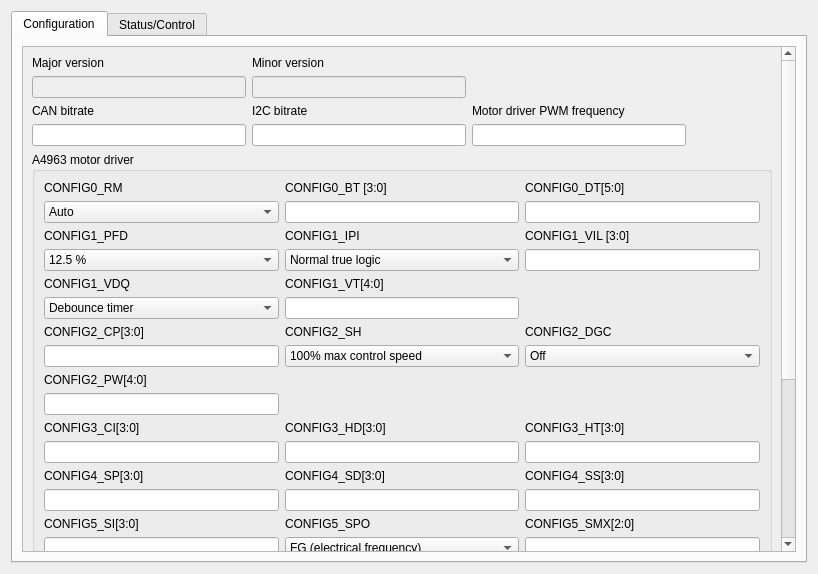
<?xml version="1.0" encoding="UTF-8"?>
<ui version="4.0">
 <class>DialogQuadI</class>
 <widget class="QDialog" name="DialogQuadI">
  <property name="geometry">
   <rect>
    <x>0</x>
    <y>0</y>
    <width>818</width>
    <height>574</height>
   </rect>
  </property>
  <property name="windowTitle">
   <string>Dialog</string>
  </property>
  <layout class="QVBoxLayout" name="verticalLayout">
   <item>
    <layout class="QHBoxLayout" name="horizontalLayout">
     <item>
      <widget class="QTabWidget" name="tabWidget">
       <property name="enabled">
        <bool>true</bool>
       </property>
       <property name="currentIndex">
        <number>0</number>
       </property>
       <widget class="QWidget" name="tab">
        <attribute name="title">
         <string>Configuration</string>
        </attribute>
        <layout class="QHBoxLayout" name="horizontalLayout_2">
         <item>
          <widget class="QScrollArea" name="scrollArea">
           <property name="widgetResizable">
            <bool>true</bool>
           </property>
           <widget class="QWidget" name="scrollAreaWidgetContents">
            <property name="geometry">
             <rect>
              <x>0</x>
              <y>0</y>
              <width>760</width>
              <height>759</height>
             </rect>
            </property>
            <layout class="QGridLayout" name="gridLayout">
             <item row="6" column="2">
              <widget class="QPushButton" name="pushButton_write">
               <property name="text">
                <string>Write config</string>
               </property>
              </widget>
             </item>
             <item row="5" column="0">
              <spacer name="verticalSpacer">
               <property name="orientation">
                <enum>Qt::Vertical</enum>
               </property>
               <property name="sizeHint" stdset="0">
                <size>
                 <width>20</width>
                 <height>40</height>
                </size>
               </property>
              </spacer>
             </item>
             <item row="6" column="3">
              <widget class="QPushButton" name="pushButton_store">
               <property name="text">
                <string>Store config</string>
               </property>
              </widget>
             </item>
             <item row="6" column="0">
              <widget class="QPushButton" name="pushButton_Read">
               <property name="text">
                <string>Read config</string>
               </property>
              </widget>
             </item>
             <item row="1" column="0">
              <widget class="QLineEdit" name="lineEdit_versionMajor">
               <property name="enabled">
                <bool>false</bool>
               </property>
              </widget>
             </item>
             <item row="3" column="0">
              <widget class="QLineEdit" name="lineEdit_CAN_bitrate"/>
             </item>
             <item row="0" column="0">
              <widget class="QLabel" name="label">
               <property name="text">
                <string>Major version</string>
               </property>
              </widget>
             </item>
             <item row="2" column="0">
              <widget class="QLabel" name="label_3">
               <property name="text">
                <string>CAN bitrate</string>
               </property>
              </widget>
             </item>
             <item row="3" column="2">
              <widget class="QLineEdit" name="lineEdit_MotorDriverFreq"/>
             </item>
             <item row="2" column="2">
              <widget class="QLabel" name="label_15">
               <property name="text">
                <string>Motor driver PWM frequency</string>
               </property>
              </widget>
             </item>
             <item row="4" column="0" colspan="4">
              <widget class="QGroupBox" name="groupBox">
               <property name="title">
                <string>A4963 motor driver</string>
               </property>
               <layout class="QGridLayout" name="gridLayout_2">
                <item row="0" column="0">
                 <widget class="QLabel" name="label_4">
                  <property name="text">
                   <string>CONFIG0_RM</string>
                  </property>
                 </widget>
                </item>
                <item row="18" column="2">
                 <widget class="QLabel" name="label_8">
                  <property name="text">
                   <string>CONFIG5_SMX[2:0]</string>
                  </property>
                 </widget>
                </item>
                <item row="18" column="1">
                 <widget class="QLabel" name="label_7">
                  <property name="text">
                   <string>CONFIG5_SPO</string>
                  </property>
                 </widget>
                </item>
                <item row="5" column="1">
                 <widget class="QLineEdit" name="lineEdit_CONFIG1_VT"/>
                </item>
                <item row="3" column="0">
                 <widget class="QComboBox" name="comboBox_CONFIG1_PFD">
                  <item>
                   <property name="text">
                    <string>12.5 %</string>
                   </property>
                  </item>
                  <item>
                   <property name="text">
                    <string>25 %</string>
                   </property>
                  </item>
                 </widget>
                </item>
                <item row="0" column="1">
                 <widget class="QLabel" name="label_5">
                  <property name="text">
                   <string>CONFIG0_BT [3:0]</string>
                  </property>
                 </widget>
                </item>
                <item row="1" column="1">
                 <widget class="QLineEdit" name="lineEdit_CONFIG0_BT"/>
                </item>
                <item row="25" column="1">
                 <widget class="QComboBox" name="comboBox_RUN_BRK">
                  <item>
                   <property name="text">
                    <string>Breake Function Disabled</string>
                   </property>
                  </item>
                  <item>
                   <property name="text">
                    <string>Breake Enabled when PWM inactive</string>
                   </property>
                  </item>
                 </widget>
                </item>
                <item row="10" column="0">
                 <widget class="QLineEdit" name="lineEdit_CONFIG2_PW"/>
                </item>
                <item row="2" column="0">
                 <widget class="QLabel" name="label_9">
                  <property name="text">
                   <string>CONFIG1_PFD</string>
                  </property>
                 </widget>
                </item>
                <item row="4" column="0">
                 <widget class="QLabel" name="label_13">
                  <property name="text">
                   <string>CONFIG1_VDQ</string>
                  </property>
                 </widget>
                </item>
                <item row="7" column="0">
                 <widget class="QLineEdit" name="lineEdit_CONFIG2_CP"/>
                </item>
                <item row="1" column="0">
                 <widget class="QComboBox" name="comboBox_CONFIG0_RM">
                  <item>
                   <property name="text">
                    <string>Auto</string>
                   </property>
                  </item>
                  <item>
                   <property name="text">
                    <string>High</string>
                   </property>
                  </item>
                  <item>
                   <property name="text">
                    <string>Low</string>
                   </property>
                  </item>
                  <item>
                   <property name="text">
                    <string>Off</string>
                   </property>
                  </item>
                 </widget>
                </item>
                <item row="7" column="2">
                 <widget class="QComboBox" name="comboBox_CONFIG2_DGC">
                  <item>
                   <property name="text">
                    <string>Off</string>
                   </property>
                  </item>
                  <item>
                   <property name="text">
                    <string>Active</string>
                   </property>
                  </item>
                 </widget>
                </item>
                <item row="13" column="0">
                 <widget class="QLabel" name="label_22">
                  <property name="text">
                   <string>CONFIG3_CI[3:0]</string>
                  </property>
                 </widget>
                </item>
                <item row="0" column="2">
                 <widget class="QLabel" name="label_6">
                  <property name="text">
                   <string>CONFIG0_DT[5:0]</string>
                  </property>
                 </widget>
                </item>
                <item row="19" column="0">
                 <widget class="QLineEdit" name="lineEdit_CONFIG5_SI"/>
                </item>
                <item row="5" column="0">
                 <widget class="QComboBox" name="comboBox_CONFIG1_VDQ">
                  <item>
                   <property name="text">
                    <string>Debounce timer</string>
                   </property>
                  </item>
                  <item>
                   <property name="text">
                    <string>Window timer</string>
                   </property>
                  </item>
                 </widget>
                </item>
                <item row="14" column="2">
                 <widget class="QLineEdit" name="lineEdit_CONFIG3_HT"/>
                </item>
                <item row="6" column="1">
                 <widget class="QLabel" name="label_18">
                  <property name="text">
                   <string>CONFIG2_SH</string>
                  </property>
                 </widget>
                </item>
                <item row="19" column="1">
                 <widget class="QComboBox" name="comboBox_CONFIG5_SPO">
                  <item>
                   <property name="text">
                    <string>FG (electrical frequency)</string>
                   </property>
                  </item>
                  <item>
                   <property name="text">
                    <string>TACHO (commutation frequency)</string>
                   </property>
                  </item>
                 </widget>
                </item>
                <item row="3" column="1">
                 <widget class="QComboBox" name="comboBox_CONFIG1_IPI">
                  <item>
                   <property name="text">
                    <string>Normal true logic</string>
                   </property>
                  </item>
                  <item>
                   <property name="text">
                    <string>Inverter logic</string>
                   </property>
                  </item>
                 </widget>
                </item>
                <item row="16" column="2">
                 <widget class="QLineEdit" name="lineEdit_CONFIG4_SS"/>
                </item>
                <item row="13" column="1">
                 <widget class="QLabel" name="label_24">
                  <property name="text">
                   <string>CONFIG3_HD[3:0]</string>
                  </property>
                 </widget>
                </item>
                <item row="6" column="2">
                 <widget class="QLabel" name="label_19">
                  <property name="text">
                   <string>CONFIG2_DGC</string>
                  </property>
                 </widget>
                </item>
                <item row="22" column="0">
                 <widget class="QLabel" name="label_17">
                  <property name="text">
                   <string>RUN_CM[1:0]</string>
                  </property>
                 </widget>
                </item>
                <item row="24" column="0">
                 <widget class="QLabel" name="label_23">
                  <property name="text">
                   <string>RUN_RSC</string>
                  </property>
                 </widget>
                </item>
                <item row="25" column="0">
                 <widget class="QComboBox" name="comboBox_RUN_RSC">
                  <item>
                   <property name="text">
                    <string>No restart</string>
                   </property>
                  </item>
                  <item>
                   <property name="text">
                    <string>Allow restart after loss of sync</string>
                   </property>
                  </item>
                 </widget>
                </item>
                <item row="24" column="2">
                 <widget class="QLabel" name="label_29">
                  <property name="text">
                   <string>RUN_DIR</string>
                  </property>
                 </widget>
                </item>
                <item row="13" column="2">
                 <widget class="QLabel" name="label_26">
                  <property name="text">
                   <string>CONFIG3_HT[3:0]</string>
                  </property>
                 </widget>
                </item>
                <item row="19" column="2">
                 <widget class="QLineEdit" name="lineEdit_CONFIG5_SMX"/>
                </item>
                <item row="20" column="0">
                 <widget class="QLabel" name="label_12">
                  <property name="text">
                   <string>CONFIG5_PA[3:0]</string>
                  </property>
                 </widget>
                </item>
                <item row="2" column="2">
                 <widget class="QLabel" name="label_11">
                  <property name="text">
                   <string>CONFIG1_VIL [3:0]</string>
                  </property>
                 </widget>
                </item>
                <item row="26" column="0">
                 <widget class="QLabel" name="label_31">
                  <property name="text">
                   <string>RUN_RUN</string>
                  </property>
                 </widget>
                </item>
                <item row="14" column="1">
                 <widget class="QLineEdit" name="lineEdit_CONFIG3_HD"/>
                </item>
                <item row="9" column="0">
                 <widget class="QLabel" name="label_20">
                  <property name="text">
                   <string>CONFIG2_PW[4:0]</string>
                  </property>
                 </widget>
                </item>
                <item row="16" column="1">
                 <widget class="QLineEdit" name="lineEdit_CONFIG4_SD"/>
                </item>
                <item row="7" column="1">
                 <widget class="QComboBox" name="comboBox_CONFIG2_SH">
                  <item>
                   <property name="text">
                    <string>100% max control speed</string>
                   </property>
                  </item>
                  <item>
                   <property name="text">
                    <string>125% max control speed</string>
                   </property>
                  </item>
                  <item>
                   <property name="text">
                    <string>150% max control speed</string>
                   </property>
                  </item>
                  <item>
                   <property name="text">
                    <string>200% max control speed</string>
                   </property>
                  </item>
                 </widget>
                </item>
                <item row="23" column="0">
                 <widget class="QComboBox" name="comboBox_RUN_CM">
                  <item>
                   <property name="text">
                    <string>Indirect Speed (Duty Cycle)</string>
                   </property>
                  </item>
                  <item>
                   <property name="text">
                    <string>Direct Speed (Duty Cycle)</string>
                   </property>
                  </item>
                  <item>
                   <property name="text">
                    <string>Closed-loop Current</string>
                   </property>
                  </item>
                  <item>
                   <property name="text">
                    <string>Closed-loop Speed</string>
                   </property>
                  </item>
                 </widget>
                </item>
                <item row="16" column="0">
                 <widget class="QLineEdit" name="lineEdit_CONFIG4_SP"/>
                </item>
                <item row="1" column="2">
                 <widget class="QLineEdit" name="lineEdit_CONFIG0_DT"/>
                </item>
                <item row="18" column="0">
                 <widget class="QLabel" name="label_34">
                  <property name="text">
                   <string>CONFIG5_SI[3:0]</string>
                  </property>
                 </widget>
                </item>
                <item row="24" column="1">
                 <widget class="QLabel" name="label_27">
                  <property name="text">
                   <string>RUN_BRK</string>
                  </property>
                 </widget>
                </item>
                <item row="6" column="0">
                 <widget class="QLabel" name="label_16">
                  <property name="text">
                   <string>CONFIG2_CP[3:0]</string>
                  </property>
                 </widget>
                </item>
                <item row="25" column="2">
                 <widget class="QComboBox" name="comboBox_RUN_DIR">
                  <item>
                   <property name="text">
                    <string>Forward</string>
                   </property>
                  </item>
                  <item>
                   <property name="text">
                    <string>Reverse</string>
                   </property>
                  </item>
                 </widget>
                </item>
                <item row="4" column="1">
                 <widget class="QLabel" name="label_14">
                  <property name="text">
                   <string>CONFIG1_VT[4:0]</string>
                  </property>
                 </widget>
                </item>
                <item row="3" column="2">
                 <widget class="QLineEdit" name="lineEdit_CONFIG1_VIL"/>
                </item>
                <item row="23" column="2">
                 <widget class="QLineEdit" name="lineEdit_RUN_DI"/>
                </item>
                <item row="21" column="0">
                 <widget class="QLineEdit" name="lineEdit_CONFIG5_PA"/>
                </item>
                <item row="23" column="1">
                 <widget class="QComboBox" name="comboBox_RUN_ESF">
                  <item>
                   <property name="text">
                    <string>No Stop on Fail. Report Fault</string>
                   </property>
                  </item>
                  <item>
                   <property name="text">
                    <string>Stop on Fail. Report Fault</string>
                   </property>
                  </item>
                 </widget>
                </item>
                <item row="2" column="1">
                 <widget class="QLabel" name="label_10">
                  <property name="text">
                   <string>CONFIG1_IPI</string>
                  </property>
                 </widget>
                </item>
                <item row="15" column="0">
                 <widget class="QLabel" name="label_28">
                  <property name="text">
                   <string>CONFIG4_SP[3:0]</string>
                  </property>
                 </widget>
                </item>
                <item row="15" column="2">
                 <widget class="QLabel" name="label_32">
                  <property name="text">
                   <string>CONFIG4_SS[3:0]</string>
                  </property>
                 </widget>
                </item>
                <item row="14" column="0">
                 <widget class="QLineEdit" name="lineEdit_CONFIG3_CI"/>
                </item>
                <item row="22" column="1">
                 <widget class="QLabel" name="label_21">
                  <property name="text">
                   <string>RUN_ESF</string>
                  </property>
                 </widget>
                </item>
                <item row="15" column="1">
                 <widget class="QLabel" name="label_30">
                  <property name="text">
                   <string>CONFIG4_SD[3:0]</string>
                  </property>
                 </widget>
                </item>
                <item row="22" column="2">
                 <widget class="QLabel" name="label_25">
                  <property name="text">
                   <string>RUN_DI[4:0]</string>
                  </property>
                 </widget>
                </item>
                <item row="27" column="0">
                 <widget class="QComboBox" name="comboBox_RUN_RUN">
                  <item>
                   <property name="text">
                    <string>Disable outputs. Coast motor</string>
                   </property>
                  </item>
                  <item>
                   <property name="text">
                    <string>Start and Run Motor</string>
                   </property>
                  </item>
                 </widget>
                </item>
               </layout>
              </widget>
             </item>
             <item row="2" column="1">
              <widget class="QLabel" name="label_59">
               <property name="text">
                <string>I2C bitrate</string>
               </property>
              </widget>
             </item>
             <item row="0" column="1">
              <widget class="QLabel" name="label_2">
               <property name="text">
                <string>Minor version</string>
               </property>
              </widget>
             </item>
             <item row="1" column="1">
              <widget class="QLineEdit" name="lineEdit_versionMinor">
               <property name="enabled">
                <bool>false</bool>
               </property>
              </widget>
             </item>
             <item row="3" column="1">
              <widget class="QLineEdit" name="lineEdit_I2C_bitrate"/>
             </item>
            </layout>
           </widget>
          </widget>
         </item>
        </layout>
       </widget>
       <widget class="QWidget" name="tab_2">
        <attribute name="title">
         <string>Status/Control</string>
        </attribute>
        <layout class="QHBoxLayout" name="horizontalLayout_3">
         <item>
          <widget class="QScrollArea" name="scrollArea_2">
           <property name="widgetResizable">
            <bool>true</bool>
           </property>
           <widget class="QWidget" name="scrollAreaWidgetContents_2">
            <property name="geometry">
             <rect>
              <x>0</x>
              <y>0</y>
              <width>774</width>
              <height>506</height>
             </rect>
            </property>
            <layout class="QGridLayout" name="gridLayout_3">
             <item row="5" column="0">
              <spacer name="verticalSpacer_3">
               <property name="orientation">
                <enum>Qt::Vertical</enum>
               </property>
               <property name="sizeType">
                <enum>QSizePolicy::Fixed</enum>
               </property>
               <property name="sizeHint" stdset="0">
                <size>
                 <width>20</width>
                 <height>10</height>
                </size>
               </property>
              </spacer>
             </item>
             <item row="3" column="2">
              <widget class="QLabel" name="label_36">
               <property name="text">
                <string>Status Byte 3</string>
               </property>
              </widget>
             </item>
             <item row="16" column="1">
              <widget class="QLabel" name="label_52">
               <property name="text">
                <string>Motor PWM2</string>
               </property>
              </widget>
             </item>
             <item row="8" column="1">
              <widget class="QLCDNumber" name="lcdNumber_AccelRawY">
               <property name="frameShadow">
                <enum>QFrame::Sunken</enum>
               </property>
               <property name="digitCount">
                <number>8</number>
               </property>
               <property name="segmentStyle">
                <enum>QLCDNumber::Flat</enum>
               </property>
               <property name="value" stdset="0">
                <double>0.000000000000000</double>
               </property>
              </widget>
             </item>
             <item row="12" column="0">
              <spacer name="verticalSpacer_7">
               <property name="orientation">
                <enum>Qt::Vertical</enum>
               </property>
               <property name="sizeType">
                <enum>QSizePolicy::Fixed</enum>
               </property>
               <property name="sizeHint" stdset="0">
                <size>
                 <width>20</width>
                 <height>10</height>
                </size>
               </property>
              </spacer>
             </item>
             <item row="18" column="0">
              <spacer name="verticalSpacer_2">
               <property name="orientation">
                <enum>Qt::Vertical</enum>
               </property>
               <property name="sizeHint" stdset="0">
                <size>
                 <width>20</width>
                 <height>40</height>
                </size>
               </property>
              </spacer>
             </item>
             <item row="3" column="0">
              <widget class="QLabel" name="label_33">
               <property name="text">
                <string>Status Byte 1</string>
               </property>
              </widget>
             </item>
             <item row="4" column="3">
              <widget class="QLineEdit" name="lineEdit_Status_Byte_4">
               <property name="enabled">
                <bool>false</bool>
               </property>
              </widget>
             </item>
             <item row="4" column="2">
              <widget class="QLineEdit" name="lineEdit_Status_Byte_3">
               <property name="enabled">
                <bool>false</bool>
               </property>
              </widget>
             </item>
             <item row="4" column="4">
              <widget class="QLineEdit" name="lineEdit_Status_Byte_5">
               <property name="enabled">
                <bool>false</bool>
               </property>
              </widget>
             </item>
             <item row="17" column="0">
              <widget class="QDoubleSpinBox" name="doubleSpinBox_Motor1">
               <property name="enabled">
                <bool>false</bool>
               </property>
               <property name="maximum">
                <double>100.000000000000000</double>
               </property>
              </widget>
             </item>
             <item row="8" column="0">
              <widget class="QLCDNumber" name="lcdNumber_AccelRawX">
               <property name="frameShadow">
                <enum>QFrame::Sunken</enum>
               </property>
               <property name="smallDecimalPoint">
                <bool>false</bool>
               </property>
               <property name="digitCount">
                <number>8</number>
               </property>
               <property name="mode">
                <enum>QLCDNumber::Dec</enum>
               </property>
               <property name="segmentStyle">
                <enum>QLCDNumber::Flat</enum>
               </property>
               <property name="value" stdset="0">
                <double>0.000000000000000</double>
               </property>
              </widget>
             </item>
             <item row="8" column="5">
              <widget class="QLCDNumber" name="lcdNumber_GyroRawZ">
               <property name="frameShadow">
                <enum>QFrame::Sunken</enum>
               </property>
               <property name="digitCount">
                <number>8</number>
               </property>
               <property name="segmentStyle">
                <enum>QLCDNumber::Flat</enum>
               </property>
               <property name="value" stdset="0">
                <double>0.000000000000000</double>
               </property>
              </widget>
             </item>
             <item row="8" column="2">
              <widget class="QLCDNumber" name="lcdNumber_AccelRawZ">
               <property name="frameShadow">
                <enum>QFrame::Sunken</enum>
               </property>
               <property name="digitCount">
                <number>8</number>
               </property>
               <property name="segmentStyle">
                <enum>QLCDNumber::Flat</enum>
               </property>
               <property name="value" stdset="0">
                <double>0.000000000000000</double>
               </property>
              </widget>
             </item>
             <item row="6" column="0">
              <widget class="QLabel" name="AccelRaw">
               <property name="text">
                <string>Accel Raw X</string>
               </property>
              </widget>
             </item>
             <item row="1" column="0" colspan="2">
              <widget class="QCheckBox" name="checkBox_HWT">
               <property name="enabled">
                <bool>true</bool>
               </property>
               <property name="text">
                <string>Hardware Test</string>
               </property>
               <property name="checkable">
                <bool>true</bool>
               </property>
              </widget>
             </item>
             <item row="6" column="1">
              <widget class="QLabel" name="label_40">
               <property name="text">
                <string>Accel Raw Y</string>
               </property>
              </widget>
             </item>
             <item row="4" column="5">
              <widget class="QLineEdit" name="lineEdit_Status_Byte_6">
               <property name="enabled">
                <bool>false</bool>
               </property>
              </widget>
             </item>
             <item row="6" column="4">
              <widget class="QLabel" name="label_43">
               <property name="text">
                <string>Gyro Raw Y</string>
               </property>
              </widget>
             </item>
             <item row="6" column="5">
              <widget class="QLabel" name="label_44">
               <property name="text">
                <string>Gyro Raw Z</string>
               </property>
              </widget>
             </item>
             <item row="8" column="4">
              <widget class="QLCDNumber" name="lcdNumber_GyroRawY">
               <property name="frameShadow">
                <enum>QFrame::Sunken</enum>
               </property>
               <property name="digitCount">
                <number>8</number>
               </property>
               <property name="segmentStyle">
                <enum>QLCDNumber::Flat</enum>
               </property>
               <property name="value" stdset="0">
                <double>0.000000000000000</double>
               </property>
              </widget>
             </item>
             <item row="8" column="3">
              <widget class="QLCDNumber" name="lcdNumber_GyroRawX">
               <property name="frameShadow">
                <enum>QFrame::Sunken</enum>
               </property>
               <property name="digitCount">
                <number>8</number>
               </property>
               <property name="segmentStyle">
                <enum>QLCDNumber::Flat</enum>
               </property>
               <property name="value" stdset="0">
                <double>0.000000000000000</double>
               </property>
              </widget>
             </item>
             <item row="6" column="3">
              <widget class="QLabel" name="label_42">
               <property name="text">
                <string>Gyro Raw X</string>
               </property>
              </widget>
             </item>
             <item row="6" column="2">
              <widget class="QLabel" name="label_41">
               <property name="text">
                <string>Accel Raw Z</string>
               </property>
              </widget>
             </item>
             <item row="0" column="0">
              <widget class="QLabel" name="label_45">
               <property name="text">
                <string>Ticks</string>
               </property>
              </widget>
             </item>
             <item row="1" column="2" colspan="2">
              <widget class="QCheckBox" name="checkBox_Control">
               <property name="enabled">
                <bool>true</bool>
               </property>
               <property name="text">
                <string>Control</string>
               </property>
               <property name="checkable">
                <bool>true</bool>
               </property>
              </widget>
             </item>
             <item row="10" column="0">
              <widget class="QLabel" name="label_46">
               <property name="text">
                <string>Compass Raw X</string>
               </property>
              </widget>
             </item>
             <item row="0" column="1">
              <widget class="QLineEdit" name="lineEdit_Ticks">
               <property name="enabled">
                <bool>false</bool>
               </property>
              </widget>
             </item>
             <item row="10" column="1">
              <widget class="QLabel" name="label_47">
               <property name="text">
                <string>Compass Raw Y</string>
               </property>
              </widget>
             </item>
             <item row="10" column="2">
              <widget class="QLabel" name="label_48">
               <property name="text">
                <string>Compass Raw Z</string>
               </property>
              </widget>
             </item>
             <item row="11" column="1">
              <widget class="QLCDNumber" name="lcdNumber_CompassRawY">
               <property name="frameShadow">
                <enum>QFrame::Sunken</enum>
               </property>
               <property name="digitCount">
                <number>8</number>
               </property>
               <property name="segmentStyle">
                <enum>QLCDNumber::Flat</enum>
               </property>
               <property name="value" stdset="0">
                <double>0.000000000000000</double>
               </property>
              </widget>
             </item>
             <item row="1" column="4" colspan="2">
              <widget class="QCheckBox" name="checkBox_ParamMode">
               <property name="enabled">
                <bool>true</bool>
               </property>
               <property name="text">
                <string>Parametrization mode</string>
               </property>
               <property name="checkable">
                <bool>true</bool>
               </property>
              </widget>
             </item>
             <item row="11" column="0">
              <widget class="QLCDNumber" name="lcdNumber_CompassRawX">
               <property name="frameShadow">
                <enum>QFrame::Sunken</enum>
               </property>
               <property name="digitCount">
                <number>8</number>
               </property>
               <property name="segmentStyle">
                <enum>QLCDNumber::Flat</enum>
               </property>
               <property name="value" stdset="0">
                <double>0.000000000000000</double>
               </property>
              </widget>
             </item>
             <item row="3" column="5">
              <widget class="QLabel" name="label_39">
               <property name="text">
                <string>Status Byte 6</string>
               </property>
              </widget>
             </item>
             <item row="16" column="2">
              <widget class="QLabel" name="label_53">
               <property name="text">
                <string>Motor PWM 3</string>
               </property>
              </widget>
             </item>
             <item row="4" column="0">
              <widget class="QLineEdit" name="lineEdit_Status_Byte_1">
               <property name="enabled">
                <bool>false</bool>
               </property>
              </widget>
             </item>
             <item row="9" column="0">
              <spacer name="verticalSpacer_4">
               <property name="orientation">
                <enum>Qt::Vertical</enum>
               </property>
               <property name="sizeType">
                <enum>QSizePolicy::Fixed</enum>
               </property>
               <property name="sizeHint" stdset="0">
                <size>
                 <width>20</width>
                 <height>10</height>
                </size>
               </property>
              </spacer>
             </item>
             <item row="2" column="0">
              <spacer name="verticalSpacer_5">
               <property name="orientation">
                <enum>Qt::Vertical</enum>
               </property>
               <property name="sizeType">
                <enum>QSizePolicy::Fixed</enum>
               </property>
               <property name="sizeHint" stdset="0">
                <size>
                 <width>20</width>
                 <height>10</height>
                </size>
               </property>
              </spacer>
             </item>
             <item row="13" column="1">
              <widget class="QLabel" name="label_56">
               <property name="text">
                <string>RC Yaw</string>
               </property>
              </widget>
             </item>
             <item row="4" column="1">
              <widget class="QLineEdit" name="lineEdit_Status_Byte_2">
               <property name="enabled">
                <bool>false</bool>
               </property>
              </widget>
             </item>
             <item row="3" column="4">
              <widget class="QLabel" name="label_38">
               <property name="text">
                <string>Status Byte 5</string>
               </property>
              </widget>
             </item>
             <item row="3" column="1">
              <widget class="QLabel" name="label_35">
               <property name="text">
                <string>Status Byte 2</string>
               </property>
              </widget>
             </item>
             <item row="13" column="2">
              <widget class="QLabel" name="label_57">
               <property name="text">
                <string>RC Pitch</string>
               </property>
              </widget>
             </item>
             <item row="3" column="3">
              <widget class="QLabel" name="label_37">
               <property name="text">
                <string>Status Byte 4</string>
               </property>
              </widget>
             </item>
             <item row="13" column="3">
              <widget class="QLabel" name="label_58">
               <property name="text">
                <string>RC Roll</string>
               </property>
              </widget>
             </item>
             <item row="17" column="2">
              <widget class="QDoubleSpinBox" name="doubleSpinBox_Motor3">
               <property name="enabled">
                <bool>false</bool>
               </property>
               <property name="maximum">
                <double>100.000000000000000</double>
               </property>
              </widget>
             </item>
             <item row="16" column="3">
              <widget class="QLabel" name="label_54">
               <property name="text">
                <string>Motor PWM 4</string>
               </property>
              </widget>
             </item>
             <item row="17" column="3">
              <widget class="QDoubleSpinBox" name="doubleSpinBox_Motor4">
               <property name="enabled">
                <bool>false</bool>
               </property>
               <property name="maximum">
                <double>100.000000000000000</double>
               </property>
              </widget>
             </item>
             <item row="13" column="0">
              <widget class="QLabel" name="label_55">
               <property name="text">
                <string>RC Gas</string>
               </property>
              </widget>
             </item>
             <item row="16" column="0">
              <widget class="QLabel" name="label_51">
               <property name="text">
                <string>Motor PWM 1</string>
               </property>
              </widget>
             </item>
             <item row="15" column="0">
              <spacer name="verticalSpacer_6">
               <property name="orientation">
                <enum>Qt::Vertical</enum>
               </property>
               <property name="sizeType">
                <enum>QSizePolicy::Fixed</enum>
               </property>
               <property name="sizeHint" stdset="0">
                <size>
                 <width>20</width>
                 <height>10</height>
                </size>
               </property>
              </spacer>
             </item>
             <item row="17" column="1">
              <widget class="QDoubleSpinBox" name="doubleSpinBox_Motor2">
               <property name="enabled">
                <bool>false</bool>
               </property>
               <property name="maximum">
                <double>100.000000000000000</double>
               </property>
              </widget>
             </item>
             <item row="11" column="2">
              <widget class="QLCDNumber" name="lcdNumber_CompassRawZ">
               <property name="frameShadow">
                <enum>QFrame::Sunken</enum>
               </property>
               <property name="digitCount">
                <number>8</number>
               </property>
               <property name="segmentStyle">
                <enum>QLCDNumber::Flat</enum>
               </property>
               <property name="value" stdset="0">
                <double>0.000000000000000</double>
               </property>
              </widget>
             </item>
             <item row="10" column="4">
              <widget class="QLabel" name="label_49">
               <property name="text">
                <string>Pressure</string>
               </property>
              </widget>
             </item>
             <item row="10" column="5">
              <widget class="QLabel" name="label_50">
               <property name="text">
                <string>Temperature</string>
               </property>
              </widget>
             </item>
             <item row="11" column="5">
              <widget class="QLCDNumber" name="lcdNumber_Temperature">
               <property name="frameShadow">
                <enum>QFrame::Sunken</enum>
               </property>
               <property name="digitCount">
                <number>8</number>
               </property>
               <property name="segmentStyle">
                <enum>QLCDNumber::Flat</enum>
               </property>
               <property name="value" stdset="0">
                <double>0.000000000000000</double>
               </property>
              </widget>
             </item>
             <item row="11" column="4">
              <widget class="QLCDNumber" name="lcdNumber_Pressure">
               <property name="frameShadow">
                <enum>QFrame::Sunken</enum>
               </property>
               <property name="digitCount">
                <number>8</number>
               </property>
               <property name="segmentStyle">
                <enum>QLCDNumber::Flat</enum>
               </property>
               <property name="value" stdset="0">
                <double>0.000000000000000</double>
               </property>
              </widget>
             </item>
             <item row="14" column="0">
              <widget class="QLCDNumber" name="lcdNumber_RCGas">
               <property name="frameShadow">
                <enum>QFrame::Sunken</enum>
               </property>
               <property name="digitCount">
                <number>8</number>
               </property>
               <property name="segmentStyle">
                <enum>QLCDNumber::Flat</enum>
               </property>
               <property name="value" stdset="0">
                <double>0.000000000000000</double>
               </property>
              </widget>
             </item>
             <item row="14" column="1">
              <widget class="QLCDNumber" name="lcdNumber_RCYaw">
               <property name="frameShadow">
                <enum>QFrame::Sunken</enum>
               </property>
               <property name="digitCount">
                <number>8</number>
               </property>
               <property name="segmentStyle">
                <enum>QLCDNumber::Flat</enum>
               </property>
               <property name="value" stdset="0">
                <double>0.000000000000000</double>
               </property>
              </widget>
             </item>
             <item row="14" column="2">
              <widget class="QLCDNumber" name="lcdNumber_RCPitch">
               <property name="frameShadow">
                <enum>QFrame::Sunken</enum>
               </property>
               <property name="digitCount">
                <number>8</number>
               </property>
               <property name="segmentStyle">
                <enum>QLCDNumber::Flat</enum>
               </property>
               <property name="value" stdset="0">
                <double>0.000000000000000</double>
               </property>
              </widget>
             </item>
             <item row="14" column="3">
              <widget class="QLCDNumber" name="lcdNumber_RCRoll">
               <property name="frameShadow">
                <enum>QFrame::Sunken</enum>
               </property>
               <property name="digitCount">
                <number>8</number>
               </property>
               <property name="segmentStyle">
                <enum>QLCDNumber::Flat</enum>
               </property>
               <property name="value" stdset="0">
                <double>0.000000000000000</double>
               </property>
              </widget>
             </item>
            </layout>
           </widget>
          </widget>
         </item>
        </layout>
       </widget>
      </widget>
     </item>
    </layout>
   </item>
  </layout>
 </widget>
 <resources/>
 <connections/>
</ui>
